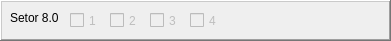
      <widget class="QFrame" name="frame_24">
       <property name="geometry">
        <rect>
         <x>5</x>
         <y>370</y>
         <width>391</width>
         <height>41</height>
        </rect>
       </property>
       <property name="frameShape">
        <enum>QFrame::WinPanel</enum>
       </property>
       <property name="frameShadow">
        <enum>QFrame::Raised</enum>
       </property>
       <widget class="QCheckBox" name="cb801">
        <property name="enabled">
         <bool>false</bool>
        </property>
        <property name="geometry">
         <rect>
          <x>70</x>
          <y>10</y>
          <width>41</width>
          <height>21</height>
         </rect>
        </property>
        <property name="text">
         <string>1</string>
        </property>
       </widget>
       <widget class="QCheckBox" name="cb802">
        <property name="enabled">
         <bool>false</bool>
        </property>
        <property name="geometry">
         <rect>
          <x>110</x>
          <y>10</y>
          <width>41</width>
          <height>21</height>
         </rect>
        </property>
        <property name="text">
         <string>2</string>
        </property>
       </widget>
       <widget class="QLabel" name="label_29">
        <property name="geometry">
         <rect>
          <x>10</x>
          <y>10</y>
          <width>58</width>
          <height>16</height>
         </rect>
        </property>
        <property name="text">
         <string>Setor 8.0</string>
        </property>
       </widget>
       <widget class="QCheckBox" name="cb803">
        <property name="enabled">
         <bool>false</bool>
        </property>
        <property name="geometry">
         <rect>
          <x>150</x>
          <y>10</y>
          <width>41</width>
          <height>21</height>
         </rect>
        </property>
        <property name="text">
         <string>3</string>
        </property>
       </widget>
       <widget class="QCheckBox" name="cb804">
        <property name="enabled">
         <bool>false</bool>
        </property>
        <property name="geometry">
         <rect>
          <x>190</x>
          <y>10</y>
          <width>41</width>
          <height>21</height>
         </rect>
        </property>
        <property name="text">
         <string>4</string>
        </property>
       </widget>
      </widget>
